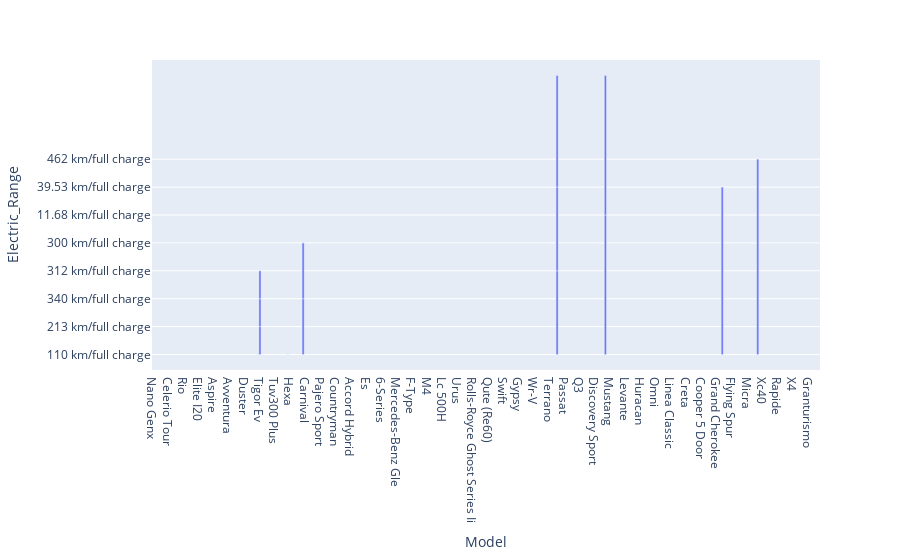

Write notebook code for a chart like this one.
### Code cell
import plotly.express as px
fig = px.bar(df, x='Model', y='Electric_Range')
fig.show()

### Figure 1 — Plotly figure (JSON) as saved in the notebook; plotly's stock layout.template omitted (floating-point values rounded to 4 significant figures; data arrays with more than 128 entries replaced by an {"elided": "..."} marker saying what was removed)
{"data": [{"alignmentgroup": "True", "hovertemplate": "Model=%{x}<br>Electric_Range=%{y}<extra></extra>", "legendgroup": "", "marker": {"color": "#636efa", "pattern": {"shape": ""}}, "name": "", "offsetgroup": "", "orientation": "v", "showlegend": false, "textposition": "auto", "type": "bar", "x": {"elided": "1267 str values"}, "xaxis": "x", "y": {"elided": "1267 str values"}, "yaxis": "y"}], "layout": {"barmode": "relative", "legend": {"tracegroupgap": 0}, "margin": {"t": 60}, "xaxis": {"anchor": "y", "domain": [0, 1], "title": {"text": "Model"}}, "yaxis": {"anchor": "x", "domain": [0, 1], "title": {"text": "Electric_Range"}}}}
